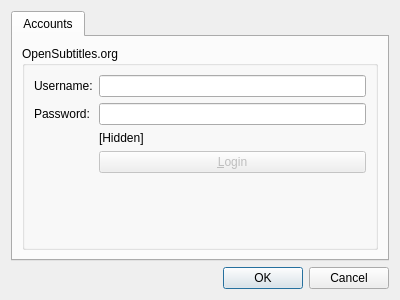
<?xml version="1.0" encoding="UTF-8"?>
<ui version="4.0">
 <class>SettingsDialog</class>
 <widget class="QDialog" name="SettingsDialog">
  <property name="geometry">
   <rect>
    <x>0</x>
    <y>0</y>
    <width>400</width>
    <height>300</height>
   </rect>
  </property>
  <property name="windowTitle">
   <string>Settings</string>
  </property>
  <layout class="QGridLayout" name="gridLayout">
   <item row="1" column="0">
    <widget class="QDialogButtonBox" name="buttonBox">
     <property name="orientation">
      <enum>Qt::Horizontal</enum>
     </property>
     <property name="standardButtons">
      <set>QDialogButtonBox::Cancel|QDialogButtonBox::Ok</set>
     </property>
    </widget>
   </item>
   <item row="0" column="0">
    <widget class="QTabWidget" name="tabWidget">
     <property name="currentIndex">
      <number>0</number>
     </property>
     <widget class="QWidget" name="tab">
      <attribute name="title">
       <string>Accounts</string>
      </attribute>
      <layout class="QGridLayout" name="gridLayout_2">
       <item row="0" column="0">
        <widget class="QGroupBox" name="OSBox">
         <property name="title">
          <string>OpenSubtitles.org</string>
         </property>
         <layout class="QFormLayout" name="formLayout">
          <item row="0" column="0">
           <widget class="QLabel" name="usernameLabel">
            <property name="text">
             <string>Username:</string>
            </property>
           </widget>
          </item>
          <item row="0" column="1">
           <widget class="QLineEdit" name="userEdit"/>
          </item>
          <item row="1" column="0">
           <widget class="QLabel" name="passwordLabel">
            <property name="text">
             <string>Password:</string>
            </property>
           </widget>
          </item>
          <item row="1" column="1">
           <widget class="QLineEdit" name="passEdit">
            <property name="echoMode">
             <enum>QLineEdit::Password</enum>
            </property>
           </widget>
          </item>
          <item row="3" column="1">
           <widget class="QPushButton" name="btnLogin">
            <property name="enabled">
             <bool>false</bool>
            </property>
            <property name="layoutDirection">
             <enum>Qt::LeftToRight</enum>
            </property>
            <property name="text">
             <string>&amp;Login</string>
            </property>
            <property name="flat">
             <bool>false</bool>
            </property>
           </widget>
          </item>
          <item row="2" column="1">
           <widget class="QLabel" name="lblLoginStatus">
            <property name="enabled">
             <bool>true</bool>
            </property>
            <property name="text">
             <string>[Hidden]</string>
            </property>
           </widget>
          </item>
         </layout>
        </widget>
       </item>
      </layout>
     </widget>
    </widget>
   </item>
  </layout>
 </widget>
 <resources/>
 <connections>
  <connection>
   <sender>buttonBox</sender>
   <signal>accepted()</signal>
   <receiver>SettingsDialog</receiver>
   <slot>accept()</slot>
   <hints>
    <hint type="sourcelabel">
     <x>248</x>
     <y>254</y>
    </hint>
    <hint type="destinationlabel">
     <x>157</x>
     <y>274</y>
    </hint>
   </hints>
  </connection>
  <connection>
   <sender>buttonBox</sender>
   <signal>rejected()</signal>
   <receiver>SettingsDialog</receiver>
   <slot>reject()</slot>
   <hints>
    <hint type="sourcelabel">
     <x>316</x>
     <y>260</y>
    </hint>
    <hint type="destinationlabel">
     <x>286</x>
     <y>274</y>
    </hint>
   </hints>
  </connection>
 </connections>
</ui>
